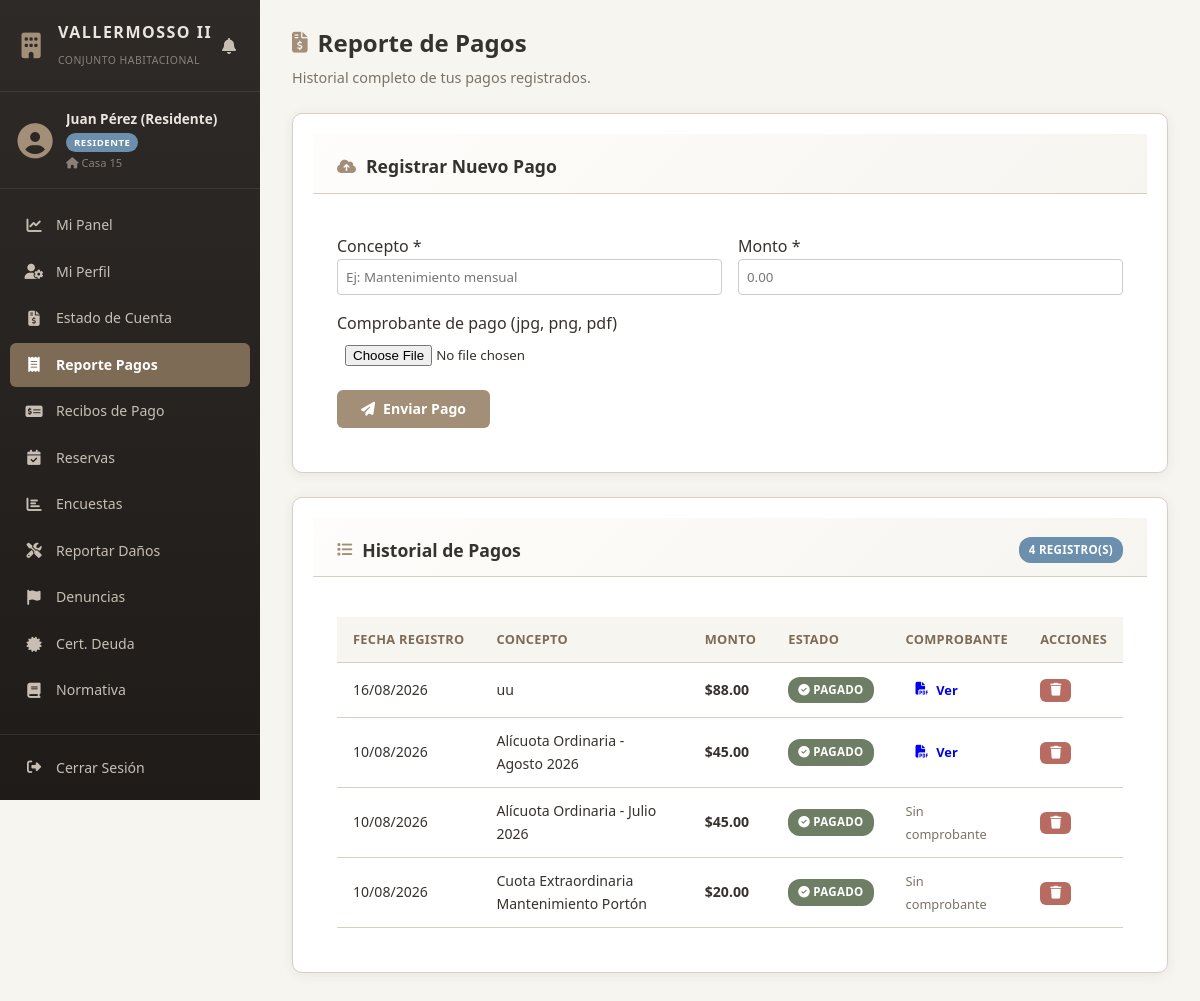
The page /views/residente/reporte_pagos.php (signed in) on the database its author committed.
### tables this page shows
CREATE TABLE `pagos` (
  `id_pago` int(11) NOT NULL AUTO_INCREMENT,
  `id_usuario` int(11) NOT NULL,
  `concepto` varchar(150) NOT NULL,
  `monto` decimal(10,2) NOT NULL,
  `fecha_vencimiento` date NOT NULL,
  `estado` enum('PENDIENTE','EN_REVISION','PAGADO','RECHAZADO') DEFAULT 'PENDIENTE',
  `comprobante_url` varchar(255) DEFAULT NULL,
  `fecha_subida` datetime DEFAULT NULL,
  `created_at` timestamp NOT NULL DEFAULT current_timestamp(),
  PRIMARY KEY (`id_pago`),
  KEY `id_usuario` (`id_usuario`),
  CONSTRAINT `pagos_ibfk_1` FOREIGN KEY (`id_usuario`) REFERENCES `usuarios` (`id_usuario`) ON DELETE CASCADE
);

### views/residente/reporte_pagos.php (the view, shortened to what this page needs)
<?php
$id_usuario = $_SESSION['id_usuario'];
$pdo = Database::obtenerConexion();
$stmt = $pdo->prepare("SELECT * FROM pagos WHERE id_usuario = :id ORDER BY created_at DESC");
$stmt->execute([':id' => $id_usuario]);
$pagos = $stmt->fetchAll(PDO::FETCH_ASSOC);
?>
<!DOCTYPE html>
<html lang="es">
<head>
    <link rel="stylesheet" href="../../public/css/style.css">
    <link rel="stylesheet" href="https://cdnjs.cloudflare.com/ajax/libs/font-awesome/6.4.0/css/all.min.css">
</head>
<body>
<div class="app-layout">
    <?php include_once __DIR__ . '/../sidebar.php'; ?>
    <main class="main-content">
        <header class="content-header">
            <h1><i class="fa-solid fa-file-invoice-dollar"></i> Reporte de Pagos</h1>
            <p class="subtitle">Historial completo de tus pagos registrados.</p>
        </header>
        <section class="card" style="margin-bottom: 1.5rem;">
            <div class="card-header">
                <h2><i class="fa-solid fa-cloud-arrow-up"></i> Registrar Nuevo Pago</h2>
            </div>
            <div class="card-body">
                <form action="../../controllers/ResidenteController.php" method="POST" enctype="multipart/form-data" style="display:grid; grid-template-columns:1fr 1fr; gap:1rem;">
                    <div>
                        <label for="concepto">Concepto *</label>
                        <input type="text" id="concepto" name="concepto" required placeholder="Ej: Mantenimiento mensual" style="width:100%; padding:0.5rem; border:1px solid #ccc; border-radius:4px;">
                    </div>
                    <div>
                        <label for="monto">Monto *</label>
                        <input type="number" id="monto" name="monto" required step="0.01" min="0.01" placeholder="0.00" style="width:100%; padding:0.5rem; border:1px solid #ccc; border-radius:4px;">
                    </div>
                    <div>
                        <label for="comprobante">Comprobante de pago (jpg, png, pdf)</label>
                        <input type="file" id="comprobante" name="comprobante" accept=".jpg,.jpeg,.png,.pdf" style="width:100%; padding:0.5rem;">
                    </div>
                    <div style="grid-column: 1 / -1;">
                        <button type="submit" class="btn btn-primary" style="padding:0.6rem 1.5rem; cursor:pointer;">
                            <i class="fa-solid fa-paper-plane"></i> Enviar Pago
                        </button>
                    </div>
                </form>
            </div>
        </section>
        <section class="card">
            <div class="card-header">
                <h2><i class="fa-solid fa-list"></i> Historial de Pagos</h2>
                <span class="badge badge-info"><?= count($pagos) ?> registro(s)</span>
            </div>
            <div class="card-body">
                <div class="table-responsive">
                    <table class="table">
                        <thead>
                            <tr>
                                <th>Fecha Registro</th>
                                <th>Concepto</th>
                                <th>Monto</th>
                                <th>Estado</th>
                                <th>Comprobante</th>
                                <th>Acciones</th>
                            </tr>
                        </thead>
                        <tbody>
                            <?php if (empty($pagos)): ?>
                                <tr><td colspan="6" class="text-center">No tienes pagos registrados.</td></tr>
                            <?php else: ?>
                                <?php foreach ($pagos as $p): ?>
                                    <tr>
                                        <td><?= date('d/m/Y', strtotime($p['created_at'])) ?></td>
                                        <td><?= htmlspecialchars($p['concepto'] ?? 'N/A') ?></td>
                                        <td><strong>$<?= number_format($p['monto'], 2) ?></strong></td>
                                        <td>
                                            <?php $est = $p['estado']; ?>
                                            <?php if ($est === 'PAGADO'): ?>
                                                <span class="badge badge-success"><i class="fa-solid fa-circle-check"></i> PAGADO</span>
                                            <?php elseif ($est === 'EN_REVISION'): ?>
                                                <span class="badge badge-warning"><i class="fa-solid fa-clock"></i> EN REVISIÓN</span>
                                            <?php elseif ($est === 'RECHAZADO'): ?>
                                                <span class="badge badge-danger"><i class="fa-solid fa-xmark"></i> RECHAZADO</span>
                                            <?php else: ?>
                                                <span class="badge badge-danger"><i class="fa-solid fa-hourglass"></i> PENDIENTE</span>
                                            <?php endif; ?>
                                        </td>
                                        <td>
                                            <?php if (!empty($p['comprobante_url'])): ?>
                                                <a href="../../<?= htmlspecialchars($p['comprobante_url']) ?>" target="_blank" class="btn btn-sm" style="font-size: 0.8rem;">
                                                    <i class="fa-solid fa-file-pdf"></i> Ver
                                                </a>
                                            <?php else: ?>
                                                <span class="text-muted">Sin comprobante</span>
                                            <?php endif; ?>
                                        </td>
                                        <td>
                                            <form action="../../controllers/ResidenteController.php" method="POST" style="display:inline;" onsubmit="return confirm('Seguro que desea eliminar este pago?');">
                                                <button type="submit" class="btn btn-sm btn-danger" style="font-size:0.8rem;">
                                                    <i class="fa-solid fa-trash"></i>
                                                </button>
                                            </form>
                                        </td>
                                    </tr>
                                <?php endforeach; ?>
                            <?php endif; ?>
                        </tbody>
                    </table>
                </div>
            </div>
        </section>
    </main>
</div>
</body>
</html>

### public/css/style.css (style rules this page uses)
:root { --bg-main: #F7F5F0; --bg-card: #FFFFFF; --primary: #A38F78; --primary-dark: #7D6B56; --secondary: #D8CFC4; --accent: #6E7E65; --danger: #B86B61; --text-main: #36322E; --text-muted: #7A7268; --sidebar-bg: #2E2A27; --sidebar-hover: #3E3732; --sidebar-active: #4A3F38; --sidebar-text: #C8BFB4; --sidebar-text-active: #FFFFFF; --sidebar-width: 260px; --sidebar-collapsed-width: 70px; --shadow: 0 2px 12px rgba(54, 50, 46, 0.08); --shadow-lg: 0 8px 24px rgba(54, 50, 46, 0.12); --radius: 10px; --radius-sm: 6px; --transition: all 0.3s cubic-bezier(0.4, 0, 0.2, 1); }
* { box-sizing: border-box; margin: 0; padding: 0; font-family: 'Segoe UI', Tahoma, Geneva, Verdana, sans-serif; }
body { background-color: var(--bg-main); color: var(--text-main); line-height: 1.6; overflow-x: hidden; }
.app-layout { display: flex; min-height: 100vh; }
.main-content { flex: 1; margin-left: var(--sidebar-width); padding: 30px; transition: var(--transition); min-height: 100vh; }
.content-header { margin-bottom: 28px; }
.content-header h1 { font-size: 1.5rem; font-weight: 700; color: var(--primary-dark); margin-bottom: 4px; display: flex; align-items: center; gap: 10px; }
.content-header h1 i { color: var(--primary); font-size: 1.3rem; }
.content-header .subtitle { color: var(--text-muted); font-size: 0.9rem; }
.card { background: var(--bg-card); border: 1px solid var(--secondary); border-radius: var(--radius); box-shadow: var(--shadow); overflow: hidden; margin-bottom: 24px; }
.card-header { padding: 18px 24px; border-bottom: 1px solid var(--secondary); background: linear-gradient(135deg, #FEFDFB 0%, #F7F5F0 100%); }
.card-header h2 { font-size: 1.05rem; font-weight: 700; color: var(--primary-dark); display: flex; align-items: center; gap: 10px; margin: 0; }
.card-header h2 i { color: var(--primary); font-size: 0.95rem; }
.card-body { padding: 24px; }
.btn { display: inline-flex; align-items: center; gap: 8px; padding: 10px 20px; font-size: 0.9rem; font-weight: 600; border: none; border-radius: var(--radius-sm); cursor: pointer; text-decoration: none; text-align: center; transition: var(--transition); white-space: nowrap; }
.btn-primary { background-color: var(--primary); color: #FFFFFF; }
.btn-danger { background-color: var(--danger); color: #FFFFFF; }
.btn-sm { padding: 6px 12px; font-size: 0.8rem; }
.table-responsive { overflow-x: auto; -webkit-overflow-scrolling: touch; }
.table { width: 100%; border-collapse: collapse; }
.table th, .table td { padding: 12px 16px; text-align: left; border-bottom: 1px solid var(--secondary); font-size: 0.88rem; }
.table th { background-color: var(--bg-main); color: var(--primary-dark); font-weight: 700; font-size: 0.8rem; text-transform: uppercase; letter-spacing: 0.3px; white-space: nowrap; }
.table td .text-muted { color: var(--text-muted); font-size: 0.8rem; }
.badge { display: inline-block; padding: 4px 10px; border-radius: 12px; font-size: 0.72rem; font-weight: 700; text-transform: uppercase; letter-spacing: 0.3px; white-space: nowrap; }
.badge-success { background: #E8F2E4; color: #3D6B30; }
.badge-info { background: #E3EFF7; color: #3D6B8A; }

### rows shown on the page
pagos: created_at "16/08/2026", concepto "uu", monto "88.00", estado "PAGADO" (drawn)
pagos: created_at "10/08/2026", concepto "Alícuota Ordinaria - Agosto 2026", monto "45.00", estado "PAGADO" (drawn)
pagos: created_at "10/08/2026", concepto "Alícuota Ordinaria - Julio 2026", monto "45.00", estado "PAGADO" (drawn), shows "Sin comprobante"
pagos: created_at "10/08/2026", concepto "Cuota Extraordinaria Mantenimiento Portón", monto "20.00", estado "PAGADO" (drawn), shows "Sin comprobante"

### other values the page prints
$nombre "Juan Pérez (Residente)"
$rol "RESIDENTE"
$vivienda "Casa 15"
$item['label'] "Mi Panel"
$item['label'] "Mi Perfil"
$item['label'] "Estado de Cuenta"
$item['label'] "Reporte Pagos"
$item['label'] "Recibos de Pago"
$item['label'] "Reservas"
$item['label'] "Encuestas"
$item['label'] "Reportar Daños"
$item['label'] "Denuncias"
$item['label'] "Cert. Deuda"
$item['label'] "Normativa"
count($pagos) "4"
